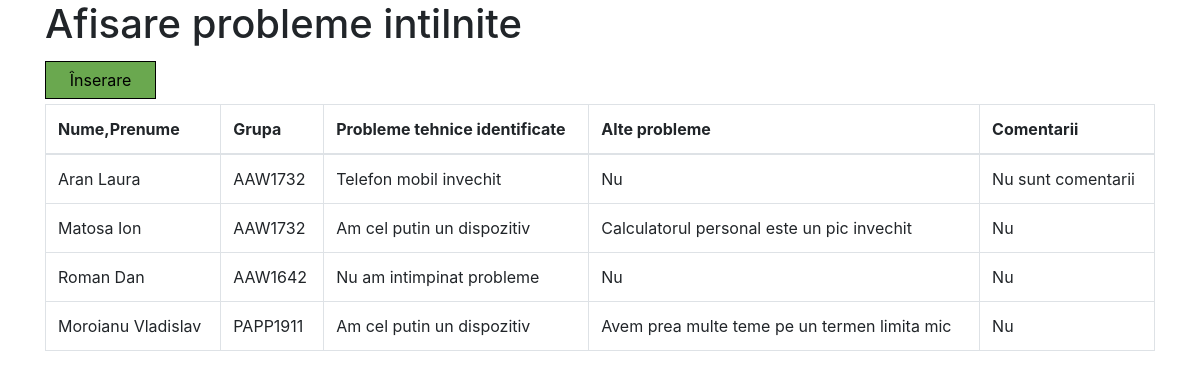
The page / on the database its author committed.
### tables this page shows
CREATE TABLE `problema` (
  `id` int(11) NOT NULL,
  `nume` varchar(50) NOT NULL,
  `grupa` varchar(10) NOT NULL,
  `problema` varchar(255) NOT NULL,
  `altele` varchar(255) NOT NULL,
  `comentariu` varchar(255) NOT NULL
);

### index.php (the view, shortened to what this page needs)
<?php
    include 'config/connect.php';
    $sql="SELECT * FROM problema";
    $results=$con->query($sql);
?>
<!doctype html>
<html lang="en">
<head>
    <link rel="stylesheet" href="https://stackpath.bootstrapcdn.com/bootstrap/4.4.1/css/bootstrap.min.css">
</head>
<body>
<div class="container">
    <h1>Afisare probleme intilnite</h1>
    <a class="btn btn-primary" href="create.php" role="button" style="background-color: #6aa84f;
                                color: black; border: 1px solid black; border-radius: 0; margin-bottom: 5px;width: 10%;
                                    margin-top: 5px;">Înserare</a>
    <table class="table table-bordered">
        <thead>
        <tr>
            <th scope="col">Nume,Prenume</th>
            <th scope="col">Grupa</th>
            <th scope="col">Probleme tehnice identificate</th>
            <th scope="col">Alte probleme</th>
            <th>Comentarii</th>
        </tr>
        </thead>
        <tbody>
        <?php
            foreach ($results as $row):
        ?>
        <tr>
            <td><?=$row['nume'];?></td>
            <td><?=$row['grupa'];?></td>
            <td><?=$row['problema'];?></td>
            <td><?=$row['altele'];?></td>
            <td><?=$row['comentariu'];?></td>
        </tr>
        <?php endforeach; ?>
        </tbody>
    </table>
</div>
</body>
</html>

### rows shown on the page
problema: nume "Aran Laura", grupa "AAW1732", problema "Telefon mobil invechit", altele "Nu", comentariu "Nu sunt comentarii"
problema: nume "Matosa Ion", grupa "AAW1732", problema "Am cel putin un dispozitiv", altele "Calculatorul personal este un pic invechit", comentariu "Nu"
problema: nume "Roman Dan", grupa "AAW1642", problema "Nu am intimpinat probleme", altele "Nu", comentariu "Nu"
problema: nume "Moroianu Vladislav", grupa "PAPP1911", problema "Am cel putin un dispozitiv", altele "Avem prea multe teme pe un termen limita mic", comentariu "Nu"
